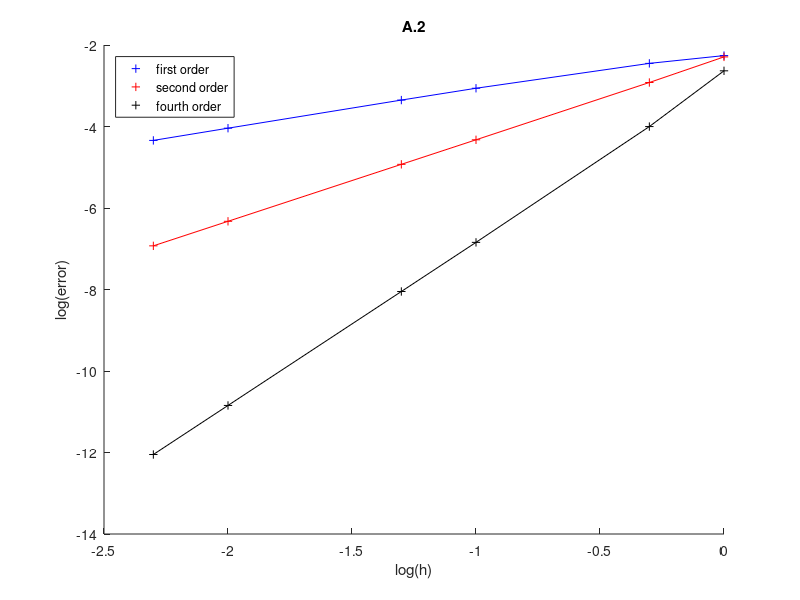

Write MATLAB code to recreate this figure.
clear all
clc

function value=f(x)
  value=sin(x)./x.^3;
endfunction

function value=df(x)
  value=cos(x)./x.^3-3*sin(x)./x.^4;
endfunction

h=[1,0.5,0.1,0.05,0.01,0.005];
figure(1);
hold on;

#first order
error = abs(df(4)- (f(4+h)-f(4))./h);
plot(log10(h),log10(error),"b+");
plot(log10(h),log10(error),"b",'HandleVisibility','off');

#second order
error = abs(df(4)- (f(4+h)-f(4-h))./(2*h));
plot(log10(h),log10(error),"r+");
plot(log10(h),log10(error),"r",'HandleVisibility','off');

#fourth order
error = abs(df(4)- (f(4-2*h)-8.*f(4-h)+8.*f(4+h)-f(4+2*h))./(12*h));
plot(log10(h),log10(error),"k+");
plot(log10(h),log10(error),"k",'HandleVisibility','off');

legend("first order","second order","fourth order","location","northwest");
xlabel("log(h)");
ylabel("log(error)");
title("A.2");
print("-djpg","A_2");